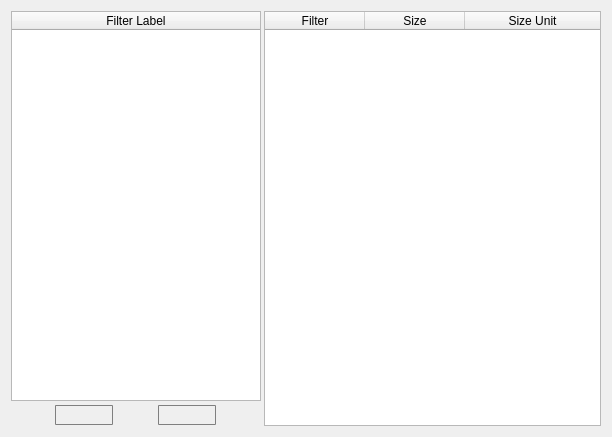
<?xml version="1.0" encoding="UTF-8"?>
<ui version="4.0">
 <class>recon_configuration_page_file_size</class>
 <widget class="QWidget" name="recon_configuration_page_file_size">
  <property name="geometry">
   <rect>
    <x>0</x>
    <y>0</y>
    <width>612</width>
    <height>437</height>
   </rect>
  </property>
  <property name="windowTitle">
   <string>Form</string>
  </property>
  <layout class="QVBoxLayout" name="verticalLayout_2">
   <item>
    <layout class="QHBoxLayout" name="horizontalLayout_2" stretch="0,0">
     <property name="spacing">
      <number>3</number>
     </property>
     <item>
      <widget class="QWidget" name="widget" native="true">
       <property name="maximumSize">
        <size>
         <width>250</width>
         <height>16777215</height>
        </size>
       </property>
       <layout class="QVBoxLayout" name="verticalLayout" stretch="0,0">
        <property name="spacing">
         <number>0</number>
        </property>
        <property name="leftMargin">
         <number>0</number>
        </property>
        <property name="topMargin">
         <number>0</number>
        </property>
        <property name="rightMargin">
         <number>0</number>
        </property>
        <property name="bottomMargin">
         <number>0</number>
        </property>
        <item>
         <widget class="QTableWidget" name="tableWidget_filter_label">
          <property name="minimumSize">
           <size>
            <width>200</width>
            <height>0</height>
           </size>
          </property>
          <property name="maximumSize">
           <size>
            <width>16777215</width>
            <height>16777215</height>
           </size>
          </property>
          <property name="styleSheet">
           <string notr="true">QTableView {
/*selection-background-color: #87CEFF;*/
selection-background-color: #0069EB;
selection-color:white;
 }






QTableView::item:selected:!active {
    color:white;
    
   /*background-color:  #0069EB;*/


}




 QTableView::item:selected:!active {
                                 color:white;
                                 background-color:  #0069EB;
                                  }


                                 QTableView {
                                 selection-background-color: #0069D7;
                                    }




                                 QTableView::item:selected:!active {
                                 color:white;
                                 background-color:  #0069EB;
                                 }

QScrollBar{
		width:9px;
}</string>
          </property>
          <property name="frameShadow">
           <enum>QFrame::Plain</enum>
          </property>
          <property name="editTriggers">
           <set>QAbstractItemView::NoEditTriggers</set>
          </property>
          <property name="alternatingRowColors">
           <bool>true</bool>
          </property>
          <property name="selectionMode">
           <enum>QAbstractItemView::SingleSelection</enum>
          </property>
          <property name="selectionBehavior">
           <enum>QAbstractItemView::SelectRows</enum>
          </property>
          <property name="showGrid">
           <bool>false</bool>
          </property>
          <property name="sortingEnabled">
           <bool>true</bool>
          </property>
          <attribute name="horizontalHeaderStretchLastSection">
           <bool>true</bool>
          </attribute>
          <attribute name="verticalHeaderVisible">
           <bool>false</bool>
          </attribute>
          <column>
           <property name="text">
            <string>Filter Label</string>
           </property>
          </column>
         </widget>
        </item>
        <item>
         <layout class="QHBoxLayout" name="horizontalLayout" stretch="0,0">
          <property name="spacing">
           <number>0</number>
          </property>
          <property name="topMargin">
           <number>3</number>
          </property>
          <item>
           <widget class="QPushButton" name="pushButton_add_label">
            <property name="minimumSize">
             <size>
              <width>60</width>
              <height>22</height>
             </size>
            </property>
            <property name="maximumSize">
             <size>
              <width>60</width>
              <height>22</height>
             </size>
            </property>
            <property name="styleSheet">
             <string notr="true">QPushButton {
	margin: 1px;
     border-color: #7f7f7f;
     border-style: solid;
     border-radius: 1px;
     border-width: 1px;
      }
QPushButton:pressed {
	background-color: qlineargradient(x1: 0, y1: 0, x2: 0, y2: 1, stop: 0 #FFFFFF, stop: 1 #FFFFFF);
                border-color: #000000;
}

QPushButton:checked {
	background-color: qlineargradient(x1: 0, y1: 0, x2: 0, y2: 1, stop: 0 #FFFFFF, stop: 1 #FFFFFF);
                border-color: #484848;
}</string>
            </property>
            <property name="text">
             <string/>
            </property>
           </widget>
          </item>
          <item>
           <widget class="QPushButton" name="pushButton_remove_label">
            <property name="minimumSize">
             <size>
              <width>60</width>
              <height>22</height>
             </size>
            </property>
            <property name="maximumSize">
             <size>
              <width>60</width>
              <height>22</height>
             </size>
            </property>
            <property name="styleSheet">
             <string notr="true">QPushButton {
	margin: 1px;
     border-color: #7f7f7f;
     border-style: solid;
     border-radius: 1px;
     border-width: 1px;

      }
QPushButton:pressed {
	background-color: qlineargradient(x1: 0, y1: 0, x2: 0, y2: 1, stop: 0 #FFFFFF, stop: 1 #FFFFFF);
                border-color: #000000;
}

QPushButton:checked {
	background-color: qlineargradient(x1: 0, y1: 0, x2: 0, y2: 1, stop: 0 #FFFFFF, stop: 1 #FFFFFF);
                border-color: #484848;
}</string>
            </property>
            <property name="text">
             <string/>
            </property>
           </widget>
          </item>
         </layout>
        </item>
       </layout>
      </widget>
     </item>
     <item>
      <widget class="QTableWidget" name="tableWidget_filter_details">
       <property name="minimumSize">
        <size>
         <width>0</width>
         <height>0</height>
        </size>
       </property>
       <property name="maximumSize">
        <size>
         <width>16777215</width>
         <height>16777215</height>
        </size>
       </property>
       <property name="styleSheet">
        <string notr="true">QTableView {
/*selection-background-color: #87CEFF;*/
selection-background-color: #0069EB;
selection-color:white;
 }






QTableView::item:selected:!active {
    color:white;
    
   /*background-color:  #0069EB;*/


}




 QTableView::item:selected:!active {
                                 color:white;
                                 background-color:  #0069EB;
                                  }


                                 QTableView {
                                 selection-background-color: #0069D7;
                                    }




                                 QTableView::item:selected:!active {
                                 color:white;
                                 background-color:  #0069EB;
                                 }

QScrollBar{
		width:9px;
}</string>
       </property>
       <property name="frameShadow">
        <enum>QFrame::Plain</enum>
       </property>
       <property name="editTriggers">
        <set>QAbstractItemView::NoEditTriggers</set>
       </property>
       <property name="alternatingRowColors">
        <bool>true</bool>
       </property>
       <property name="selectionMode">
        <enum>QAbstractItemView::SingleSelection</enum>
       </property>
       <property name="selectionBehavior">
        <enum>QAbstractItemView::SelectRows</enum>
       </property>
       <property name="showGrid">
        <bool>false</bool>
       </property>
       <property name="sortingEnabled">
        <bool>true</bool>
       </property>
       <attribute name="horizontalHeaderStretchLastSection">
        <bool>true</bool>
       </attribute>
       <attribute name="verticalHeaderVisible">
        <bool>false</bool>
       </attribute>
       <column>
        <property name="text">
         <string>Filter</string>
        </property>
       </column>
       <column>
        <property name="text">
         <string>Size</string>
        </property>
       </column>
       <column>
        <property name="text">
         <string>Size Unit</string>
        </property>
       </column>
      </widget>
     </item>
    </layout>
   </item>
  </layout>
 </widget>
 <resources/>
 <connections/>
</ui>
